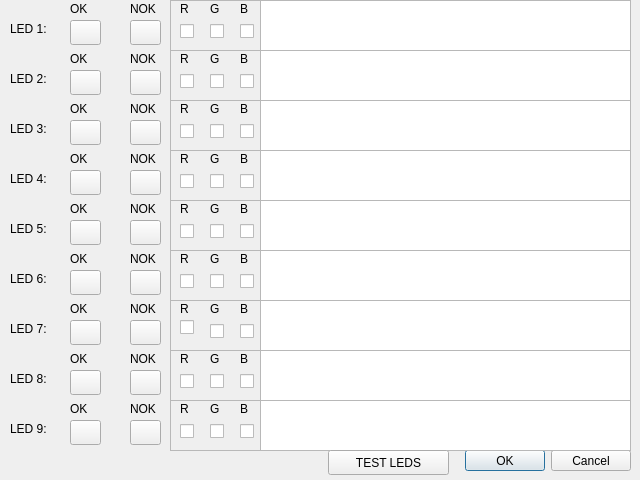
<?xml version="1.0" encoding="UTF-8"?>
<ui version="4.0">
 <class>DialogLED</class>
 <widget class="QDialog" name="DialogLED">
  <property name="geometry">
   <rect>
    <x>0</x>
    <y>0</y>
    <width>640</width>
    <height>480</height>
   </rect>
  </property>
  <property name="windowTitle">
   <string>Dialog</string>
  </property>
  <widget class="QDialogButtonBox" name="buttonBox">
   <property name="geometry">
    <rect>
     <x>450</x>
     <y>450</y>
     <width>181</width>
     <height>21</height>
    </rect>
   </property>
   <property name="orientation">
    <enum>Qt::Horizontal</enum>
   </property>
   <property name="standardButtons">
    <set>QDialogButtonBox::Cancel|QDialogButtonBox::Ok</set>
   </property>
  </widget>
  <widget class="QLabel" name="label_2">
   <property name="geometry">
    <rect>
     <x>10</x>
     <y>20</y>
     <width>51</width>
     <height>17</height>
    </rect>
   </property>
   <property name="text">
    <string>LED 1:</string>
   </property>
  </widget>
  <widget class="QPushButton" name="led1_OK">
   <property name="geometry">
    <rect>
     <x>70</x>
     <y>20</y>
     <width>31</width>
     <height>25</height>
    </rect>
   </property>
   <property name="text">
    <string/>
   </property>
  </widget>
  <widget class="QPushButton" name="led1_NOK">
   <property name="geometry">
    <rect>
     <x>130</x>
     <y>20</y>
     <width>31</width>
     <height>25</height>
    </rect>
   </property>
   <property name="text">
    <string/>
   </property>
  </widget>
  <widget class="QLabel" name="led1_OK_label">
   <property name="geometry">
    <rect>
     <x>70</x>
     <y>0</y>
     <width>21</width>
     <height>17</height>
    </rect>
   </property>
   <property name="text">
    <string>OK</string>
   </property>
  </widget>
  <widget class="QLabel" name="led1_NOK_label">
   <property name="geometry">
    <rect>
     <x>130</x>
     <y>0</y>
     <width>31</width>
     <height>17</height>
    </rect>
   </property>
   <property name="text">
    <string>NOK</string>
   </property>
  </widget>
  <widget class="QLabel" name="led2_OK_label">
   <property name="geometry">
    <rect>
     <x>70</x>
     <y>50</y>
     <width>21</width>
     <height>17</height>
    </rect>
   </property>
   <property name="text">
    <string>OK</string>
   </property>
  </widget>
  <widget class="QPushButton" name="led2_NOK">
   <property name="geometry">
    <rect>
     <x>130</x>
     <y>70</y>
     <width>31</width>
     <height>25</height>
    </rect>
   </property>
   <property name="text">
    <string/>
   </property>
  </widget>
  <widget class="QLabel" name="label_6">
   <property name="geometry">
    <rect>
     <x>10</x>
     <y>70</y>
     <width>51</width>
     <height>17</height>
    </rect>
   </property>
   <property name="text">
    <string>LED 2:</string>
   </property>
  </widget>
  <widget class="QLabel" name="led2_NOK_label">
   <property name="geometry">
    <rect>
     <x>130</x>
     <y>50</y>
     <width>31</width>
     <height>17</height>
    </rect>
   </property>
   <property name="text">
    <string>NOK</string>
   </property>
  </widget>
  <widget class="QPushButton" name="led2_OK">
   <property name="geometry">
    <rect>
     <x>70</x>
     <y>70</y>
     <width>31</width>
     <height>25</height>
    </rect>
   </property>
   <property name="text">
    <string/>
   </property>
  </widget>
  <widget class="QLabel" name="led3_OK_label">
   <property name="geometry">
    <rect>
     <x>70</x>
     <y>100</y>
     <width>21</width>
     <height>17</height>
    </rect>
   </property>
   <property name="text">
    <string>OK</string>
   </property>
  </widget>
  <widget class="QPushButton" name="led3_OK">
   <property name="geometry">
    <rect>
     <x>70</x>
     <y>120</y>
     <width>31</width>
     <height>25</height>
    </rect>
   </property>
   <property name="text">
    <string/>
   </property>
  </widget>
  <widget class="QLabel" name="label_9">
   <property name="geometry">
    <rect>
     <x>10</x>
     <y>120</y>
     <width>51</width>
     <height>17</height>
    </rect>
   </property>
   <property name="text">
    <string>LED 3:</string>
   </property>
  </widget>
  <widget class="QLabel" name="led3_NOK_label">
   <property name="geometry">
    <rect>
     <x>130</x>
     <y>100</y>
     <width>31</width>
     <height>17</height>
    </rect>
   </property>
   <property name="text">
    <string>NOK</string>
   </property>
  </widget>
  <widget class="QPushButton" name="led3_NOK">
   <property name="geometry">
    <rect>
     <x>130</x>
     <y>120</y>
     <width>31</width>
     <height>25</height>
    </rect>
   </property>
   <property name="text">
    <string/>
   </property>
  </widget>
  <widget class="QLabel" name="led4_OK_label">
   <property name="geometry">
    <rect>
     <x>70</x>
     <y>150</y>
     <width>21</width>
     <height>17</height>
    </rect>
   </property>
   <property name="text">
    <string>OK</string>
   </property>
  </widget>
  <widget class="QPushButton" name="led4_OK">
   <property name="geometry">
    <rect>
     <x>70</x>
     <y>170</y>
     <width>31</width>
     <height>25</height>
    </rect>
   </property>
   <property name="text">
    <string/>
   </property>
  </widget>
  <widget class="QLabel" name="label_12">
   <property name="geometry">
    <rect>
     <x>10</x>
     <y>170</y>
     <width>51</width>
     <height>17</height>
    </rect>
   </property>
   <property name="text">
    <string>LED 4:</string>
   </property>
  </widget>
  <widget class="QLabel" name="led4_NOK_label">
   <property name="geometry">
    <rect>
     <x>130</x>
     <y>150</y>
     <width>31</width>
     <height>17</height>
    </rect>
   </property>
   <property name="text">
    <string>NOK</string>
   </property>
  </widget>
  <widget class="QPushButton" name="led4_NOK">
   <property name="geometry">
    <rect>
     <x>130</x>
     <y>170</y>
     <width>31</width>
     <height>25</height>
    </rect>
   </property>
   <property name="text">
    <string/>
   </property>
  </widget>
  <widget class="QLabel" name="led5_OK_label">
   <property name="geometry">
    <rect>
     <x>70</x>
     <y>200</y>
     <width>21</width>
     <height>17</height>
    </rect>
   </property>
   <property name="text">
    <string>OK</string>
   </property>
  </widget>
  <widget class="QPushButton" name="led5_OK">
   <property name="geometry">
    <rect>
     <x>70</x>
     <y>220</y>
     <width>31</width>
     <height>25</height>
    </rect>
   </property>
   <property name="text">
    <string/>
   </property>
  </widget>
  <widget class="QLabel" name="label_15">
   <property name="geometry">
    <rect>
     <x>10</x>
     <y>220</y>
     <width>51</width>
     <height>17</height>
    </rect>
   </property>
   <property name="text">
    <string>LED 5:</string>
   </property>
  </widget>
  <widget class="QLabel" name="led5_NOK_label">
   <property name="geometry">
    <rect>
     <x>130</x>
     <y>200</y>
     <width>31</width>
     <height>17</height>
    </rect>
   </property>
   <property name="text">
    <string>NOK</string>
   </property>
  </widget>
  <widget class="QPushButton" name="led5_NOK">
   <property name="geometry">
    <rect>
     <x>130</x>
     <y>220</y>
     <width>31</width>
     <height>25</height>
    </rect>
   </property>
   <property name="text">
    <string/>
   </property>
  </widget>
  <widget class="QLabel" name="led7_OK_label">
   <property name="geometry">
    <rect>
     <x>70</x>
     <y>300</y>
     <width>21</width>
     <height>17</height>
    </rect>
   </property>
   <property name="text">
    <string>OK</string>
   </property>
  </widget>
  <widget class="QPushButton" name="led7_OK">
   <property name="geometry">
    <rect>
     <x>70</x>
     <y>320</y>
     <width>31</width>
     <height>25</height>
    </rect>
   </property>
   <property name="text">
    <string/>
   </property>
  </widget>
  <widget class="QLabel" name="label_18">
   <property name="geometry">
    <rect>
     <x>10</x>
     <y>320</y>
     <width>51</width>
     <height>17</height>
    </rect>
   </property>
   <property name="text">
    <string>LED 7:</string>
   </property>
  </widget>
  <widget class="QLabel" name="led7_NOK_label">
   <property name="geometry">
    <rect>
     <x>130</x>
     <y>300</y>
     <width>31</width>
     <height>17</height>
    </rect>
   </property>
   <property name="text">
    <string>NOK</string>
   </property>
  </widget>
  <widget class="QPushButton" name="led7_NOK">
   <property name="geometry">
    <rect>
     <x>130</x>
     <y>320</y>
     <width>31</width>
     <height>25</height>
    </rect>
   </property>
   <property name="text">
    <string/>
   </property>
  </widget>
  <widget class="QLabel" name="led8_OK_label">
   <property name="geometry">
    <rect>
     <x>70</x>
     <y>350</y>
     <width>21</width>
     <height>17</height>
    </rect>
   </property>
   <property name="text">
    <string>OK</string>
   </property>
  </widget>
  <widget class="QPushButton" name="led8_OK">
   <property name="geometry">
    <rect>
     <x>70</x>
     <y>370</y>
     <width>31</width>
     <height>25</height>
    </rect>
   </property>
   <property name="text">
    <string/>
   </property>
  </widget>
  <widget class="QLabel" name="label_21">
   <property name="geometry">
    <rect>
     <x>10</x>
     <y>370</y>
     <width>51</width>
     <height>17</height>
    </rect>
   </property>
   <property name="text">
    <string>LED 8:</string>
   </property>
  </widget>
  <widget class="QLabel" name="led8_NOK_label">
   <property name="geometry">
    <rect>
     <x>130</x>
     <y>350</y>
     <width>31</width>
     <height>17</height>
    </rect>
   </property>
   <property name="text">
    <string>NOK</string>
   </property>
  </widget>
  <widget class="QPushButton" name="led8_NOK">
   <property name="geometry">
    <rect>
     <x>130</x>
     <y>370</y>
     <width>31</width>
     <height>25</height>
    </rect>
   </property>
   <property name="text">
    <string/>
   </property>
  </widget>
  <widget class="QPushButton" name="led9_OK">
   <property name="geometry">
    <rect>
     <x>70</x>
     <y>420</y>
     <width>31</width>
     <height>25</height>
    </rect>
   </property>
   <property name="text">
    <string/>
   </property>
  </widget>
  <widget class="QLabel" name="led9_NOK_label">
   <property name="geometry">
    <rect>
     <x>130</x>
     <y>400</y>
     <width>31</width>
     <height>17</height>
    </rect>
   </property>
   <property name="text">
    <string>NOK</string>
   </property>
  </widget>
  <widget class="QPushButton" name="led9_NOK">
   <property name="geometry">
    <rect>
     <x>130</x>
     <y>420</y>
     <width>31</width>
     <height>25</height>
    </rect>
   </property>
   <property name="text">
    <string/>
   </property>
  </widget>
  <widget class="QLabel" name="label_24">
   <property name="geometry">
    <rect>
     <x>10</x>
     <y>420</y>
     <width>51</width>
     <height>17</height>
    </rect>
   </property>
   <property name="text">
    <string>LED 9:</string>
   </property>
  </widget>
  <widget class="QLabel" name="led9_OK_label">
   <property name="geometry">
    <rect>
     <x>70</x>
     <y>400</y>
     <width>21</width>
     <height>17</height>
    </rect>
   </property>
   <property name="text">
    <string>OK</string>
   </property>
  </widget>
  <widget class="QLabel" name="label_16">
   <property name="geometry">
    <rect>
     <x>10</x>
     <y>270</y>
     <width>51</width>
     <height>17</height>
    </rect>
   </property>
   <property name="text">
    <string>LED 6:</string>
   </property>
  </widget>
  <widget class="QPushButton" name="led6_NOK">
   <property name="geometry">
    <rect>
     <x>130</x>
     <y>270</y>
     <width>31</width>
     <height>25</height>
    </rect>
   </property>
   <property name="text">
    <string/>
   </property>
  </widget>
  <widget class="QPushButton" name="led6_OK">
   <property name="geometry">
    <rect>
     <x>70</x>
     <y>270</y>
     <width>31</width>
     <height>25</height>
    </rect>
   </property>
   <property name="text">
    <string/>
   </property>
  </widget>
  <widget class="QLabel" name="led6_OK_label">
   <property name="geometry">
    <rect>
     <x>70</x>
     <y>250</y>
     <width>21</width>
     <height>17</height>
    </rect>
   </property>
   <property name="text">
    <string>OK</string>
   </property>
  </widget>
  <widget class="QLabel" name="led6_NOK_label">
   <property name="geometry">
    <rect>
     <x>130</x>
     <y>250</y>
     <width>31</width>
     <height>17</height>
    </rect>
   </property>
   <property name="text">
    <string>NOK</string>
   </property>
  </widget>
  <widget class="QFrame" name="led1_NOK_frame">
   <property name="geometry">
    <rect>
     <x>170</x>
     <y>0</y>
     <width>461</width>
     <height>51</height>
    </rect>
   </property>
   <property name="frameShape">
    <enum>QFrame::StyledPanel</enum>
   </property>
   <property name="frameShadow">
    <enum>QFrame::Raised</enum>
   </property>
   <widget class="QCheckBox" name="led1_check_B">
    <property name="geometry">
     <rect>
      <x>70</x>
      <y>20</y>
      <width>16</width>
      <height>23</height>
     </rect>
    </property>
    <property name="text">
     <string/>
    </property>
   </widget>
   <widget class="QLabel" name="label_3">
    <property name="geometry">
     <rect>
      <x>40</x>
      <y>0</y>
      <width>16</width>
      <height>17</height>
     </rect>
    </property>
    <property name="text">
     <string>G</string>
    </property>
   </widget>
   <widget class="QCheckBox" name="led1_check_R">
    <property name="geometry">
     <rect>
      <x>10</x>
      <y>20</y>
      <width>16</width>
      <height>23</height>
     </rect>
    </property>
    <property name="text">
     <string/>
    </property>
   </widget>
   <widget class="QCheckBox" name="led1_check_G">
    <property name="geometry">
     <rect>
      <x>40</x>
      <y>20</y>
      <width>16</width>
      <height>23</height>
     </rect>
    </property>
    <property name="text">
     <string/>
    </property>
   </widget>
   <widget class="QLabel" name="led1_label_R">
    <property name="geometry">
     <rect>
      <x>10</x>
      <y>0</y>
      <width>16</width>
      <height>17</height>
     </rect>
    </property>
    <property name="text">
     <string>R</string>
    </property>
   </widget>
   <widget class="QLabel" name="label_4">
    <property name="geometry">
     <rect>
      <x>70</x>
      <y>0</y>
      <width>16</width>
      <height>17</height>
     </rect>
    </property>
    <property name="text">
     <string>B</string>
    </property>
   </widget>
   <widget class="QTextEdit" name="led1_NOK_text">
    <property name="geometry">
     <rect>
      <x>90</x>
      <y>0</y>
      <width>371</width>
      <height>51</height>
     </rect>
    </property>
   </widget>
  </widget>
  <widget class="QFrame" name="led2_NOK_frame">
   <property name="geometry">
    <rect>
     <x>170</x>
     <y>50</y>
     <width>461</width>
     <height>51</height>
    </rect>
   </property>
   <property name="frameShape">
    <enum>QFrame::StyledPanel</enum>
   </property>
   <property name="frameShadow">
    <enum>QFrame::Raised</enum>
   </property>
   <widget class="QCheckBox" name="led2_check_B">
    <property name="geometry">
     <rect>
      <x>70</x>
      <y>20</y>
      <width>16</width>
      <height>23</height>
     </rect>
    </property>
    <property name="text">
     <string/>
    </property>
   </widget>
   <widget class="QLabel" name="label_5">
    <property name="geometry">
     <rect>
      <x>40</x>
      <y>0</y>
      <width>16</width>
      <height>17</height>
     </rect>
    </property>
    <property name="text">
     <string>G</string>
    </property>
   </widget>
   <widget class="QCheckBox" name="led2_check_R">
    <property name="geometry">
     <rect>
      <x>10</x>
      <y>20</y>
      <width>16</width>
      <height>23</height>
     </rect>
    </property>
    <property name="text">
     <string/>
    </property>
   </widget>
   <widget class="QCheckBox" name="led2_check_G">
    <property name="geometry">
     <rect>
      <x>40</x>
      <y>20</y>
      <width>16</width>
      <height>23</height>
     </rect>
    </property>
    <property name="text">
     <string/>
    </property>
   </widget>
   <widget class="QLabel" name="led1_label_R_2">
    <property name="geometry">
     <rect>
      <x>10</x>
      <y>0</y>
      <width>16</width>
      <height>17</height>
     </rect>
    </property>
    <property name="text">
     <string>R</string>
    </property>
   </widget>
   <widget class="QLabel" name="label_7">
    <property name="geometry">
     <rect>
      <x>70</x>
      <y>0</y>
      <width>16</width>
      <height>17</height>
     </rect>
    </property>
    <property name="text">
     <string>B</string>
    </property>
   </widget>
   <widget class="QTextEdit" name="led2_NOK_text">
    <property name="geometry">
     <rect>
      <x>90</x>
      <y>0</y>
      <width>371</width>
      <height>51</height>
     </rect>
    </property>
   </widget>
  </widget>
  <widget class="QFrame" name="led3_NOK_frame">
   <property name="geometry">
    <rect>
     <x>170</x>
     <y>100</y>
     <width>461</width>
     <height>51</height>
    </rect>
   </property>
   <property name="frameShape">
    <enum>QFrame::StyledPanel</enum>
   </property>
   <property name="frameShadow">
    <enum>QFrame::Raised</enum>
   </property>
   <widget class="QCheckBox" name="led3_check_B">
    <property name="geometry">
     <rect>
      <x>70</x>
      <y>20</y>
      <width>16</width>
      <height>23</height>
     </rect>
    </property>
    <property name="text">
     <string/>
    </property>
   </widget>
   <widget class="QLabel" name="label_8">
    <property name="geometry">
     <rect>
      <x>40</x>
      <y>0</y>
      <width>16</width>
      <height>17</height>
     </rect>
    </property>
    <property name="text">
     <string>G</string>
    </property>
   </widget>
   <widget class="QCheckBox" name="led3_check_R">
    <property name="geometry">
     <rect>
      <x>10</x>
      <y>20</y>
      <width>16</width>
      <height>23</height>
     </rect>
    </property>
    <property name="text">
     <string/>
    </property>
   </widget>
   <widget class="QCheckBox" name="led3_check_G">
    <property name="geometry">
     <rect>
      <x>40</x>
      <y>20</y>
      <width>16</width>
      <height>23</height>
     </rect>
    </property>
    <property name="text">
     <string/>
    </property>
   </widget>
   <widget class="QLabel" name="led1_label_R_3">
    <property name="geometry">
     <rect>
      <x>10</x>
      <y>0</y>
      <width>16</width>
      <height>17</height>
     </rect>
    </property>
    <property name="text">
     <string>R</string>
    </property>
   </widget>
   <widget class="QLabel" name="label_10">
    <property name="geometry">
     <rect>
      <x>70</x>
      <y>0</y>
      <width>16</width>
      <height>17</height>
     </rect>
    </property>
    <property name="text">
     <string>B</string>
    </property>
   </widget>
   <widget class="QTextEdit" name="led3_NOK_text">
    <property name="geometry">
     <rect>
      <x>90</x>
      <y>0</y>
      <width>371</width>
      <height>51</height>
     </rect>
    </property>
   </widget>
  </widget>
  <widget class="QFrame" name="led4_NOK_frame">
   <property name="geometry">
    <rect>
     <x>170</x>
     <y>150</y>
     <width>461</width>
     <height>51</height>
    </rect>
   </property>
   <property name="frameShape">
    <enum>QFrame::StyledPanel</enum>
   </property>
   <property name="frameShadow">
    <enum>QFrame::Raised</enum>
   </property>
   <widget class="QCheckBox" name="led4_check_B">
    <property name="geometry">
     <rect>
      <x>70</x>
      <y>20</y>
      <width>16</width>
      <height>23</height>
     </rect>
    </property>
    <property name="text">
     <string/>
    </property>
   </widget>
   <widget class="QLabel" name="label_11">
    <property name="geometry">
     <rect>
      <x>40</x>
      <y>0</y>
      <width>16</width>
      <height>17</height>
     </rect>
    </property>
    <property name="text">
     <string>G</string>
    </property>
   </widget>
   <widget class="QCheckBox" name="led4_check_R">
    <property name="geometry">
     <rect>
      <x>10</x>
      <y>20</y>
      <width>16</width>
      <height>23</height>
     </rect>
    </property>
    <property name="text">
     <string/>
    </property>
   </widget>
   <widget class="QCheckBox" name="led4_check_G">
    <property name="geometry">
     <rect>
      <x>40</x>
      <y>20</y>
      <width>16</width>
      <height>23</height>
     </rect>
    </property>
    <property name="text">
     <string/>
    </property>
   </widget>
   <widget class="QLabel" name="led1_label_R_4">
    <property name="geometry">
     <rect>
      <x>10</x>
      <y>0</y>
      <width>16</width>
      <height>17</height>
     </rect>
    </property>
    <property name="text">
     <string>R</string>
    </property>
   </widget>
   <widget class="QLabel" name="label_13">
    <property name="geometry">
     <rect>
      <x>70</x>
      <y>0</y>
      <width>16</width>
      <height>17</height>
     </rect>
    </property>
    <property name="text">
     <string>B</string>
    </property>
   </widget>
   <widget class="QTextEdit" name="led4_NOK_text">
    <property name="geometry">
     <rect>
      <x>90</x>
      <y>0</y>
      <width>371</width>
      <height>51</height>
     </rect>
    </property>
   </widget>
  </widget>
  <widget class="QFrame" name="led5_NOK_frame">
   <property name="geometry">
    <rect>
     <x>170</x>
     <y>200</y>
     <width>461</width>
     <height>51</height>
    </rect>
   </property>
   <property name="frameShape">
    <enum>QFrame::StyledPanel</enum>
   </property>
   <property name="frameShadow">
    <enum>QFrame::Raised</enum>
   </property>
   <widget class="QCheckBox" name="led5_check_B">
    <property name="geometry">
     <rect>
      <x>70</x>
      <y>20</y>
      <width>16</width>
      <height>23</height>
     </rect>
    </property>
    <property name="text">
     <string/>
    </property>
   </widget>
   <widget class="QLabel" name="label_14">
    <property name="geometry">
     <rect>
      <x>40</x>
      <y>0</y>
      <width>16</width>
      <height>17</height>
     </rect>
    </property>
    <property name="text">
     <string>G</string>
    </property>
   </widget>
   <widget class="QCheckBox" name="led5_check_R">
    <property name="geometry">
     <rect>
      <x>10</x>
      <y>20</y>
      <width>16</width>
      <height>23</height>
     </rect>
    </property>
    <property name="text">
     <string/>
    </property>
   </widget>
   <widget class="QCheckBox" name="led5_check_G">
    <property name="geometry">
     <rect>
      <x>40</x>
      <y>20</y>
      <width>16</width>
      <height>23</height>
     </rect>
    </property>
    <property name="text">
     <string/>
    </property>
   </widget>
   <widget class="QLabel" name="led1_label_R_5">
    <property name="geometry">
     <rect>
      <x>10</x>
      <y>0</y>
      <width>16</width>
      <height>17</height>
     </rect>
    </property>
    <property name="text">
     <string>R</string>
    </property>
   </widget>
   <widget class="QLabel" name="label_17">
    <property name="geometry">
     <rect>
      <x>70</x>
      <y>0</y>
      <width>16</width>
      <height>17</height>
     </rect>
    </property>
    <property name="text">
     <string>B</string>
    </property>
   </widget>
   <widget class="QTextEdit" name="led5_NOK_text">
    <property name="geometry">
     <rect>
      <x>90</x>
      <y>0</y>
      <width>371</width>
      <height>51</height>
     </rect>
    </property>
   </widget>
  </widget>
  <widget class="QFrame" name="led6_NOK_frame">
   <property name="geometry">
    <rect>
     <x>170</x>
     <y>250</y>
     <width>461</width>
     <height>51</height>
    </rect>
   </property>
   <property name="frameShape">
    <enum>QFrame::StyledPanel</enum>
   </property>
   <property name="frameShadow">
    <enum>QFrame::Raised</enum>
   </property>
   <widget class="QCheckBox" name="led6_check_B">
    <property name="geometry">
     <rect>
      <x>70</x>
      <y>20</y>
      <width>16</width>
      <height>23</height>
     </rect>
    </property>
    <property name="text">
     <string/>
    </property>
   </widget>
   <widget class="QLabel" name="label_19">
    <property name="geometry">
     <rect>
      <x>40</x>
      <y>0</y>
      <width>16</width>
      <height>17</height>
     </rect>
    </property>
    <property name="text">
     <string>G</string>
    </property>
   </widget>
   <widget class="QCheckBox" name="led6_check_R">
    <property name="geometry">
     <rect>
      <x>10</x>
      <y>20</y>
      <width>16</width>
      <height>23</height>
     </rect>
    </property>
    <property name="text">
     <string/>
    </property>
   </widget>
   <widget class="QCheckBox" name="led6_check_G">
    <property name="geometry">
     <rect>
      <x>40</x>
      <y>20</y>
      <width>16</width>
      <height>23</height>
     </rect>
    </property>
    <property name="text">
     <string/>
    </property>
   </widget>
   <widget class="QLabel" name="led1_label_R_6">
    <property name="geometry">
     <rect>
      <x>10</x>
      <y>0</y>
      <width>16</width>
      <height>17</height>
     </rect>
    </property>
    <property name="text">
     <string>R</string>
    </property>
   </widget>
   <widget class="QLabel" name="label_20">
    <property name="geometry">
     <rect>
      <x>70</x>
      <y>0</y>
      <width>16</width>
      <height>17</height>
     </rect>
    </property>
    <property name="text">
     <string>B</string>
    </property>
   </widget>
   <widget class="QTextEdit" name="led6_NOK_text">
    <property name="geometry">
     <rect>
      <x>90</x>
      <y>0</y>
      <width>371</width>
      <height>51</height>
     </rect>
    </property>
   </widget>
  </widget>
  <widget class="QFrame" name="led7_NOK_frame">
   <property name="geometry">
    <rect>
     <x>170</x>
     <y>300</y>
     <width>461</width>
     <height>51</height>
    </rect>
   </property>
   <property name="frameShape">
    <enum>QFrame::StyledPanel</enum>
   </property>
   <property name="frameShadow">
    <enum>QFrame::Raised</enum>
   </property>
   <widget class="QCheckBox" name="led7_check_B">
    <property name="geometry">
     <rect>
      <x>70</x>
      <y>20</y>
      <width>16</width>
      <height>23</height>
     </rect>
    </property>
    <property name="text">
     <string/>
    </property>
   </widget>
   <widget class="QLabel" name="label_22">
    <property name="geometry">
     <rect>
      <x>40</x>
      <y>0</y>
      <width>16</width>
      <height>17</height>
     </rect>
    </property>
    <property name="text">
     <string>G</string>
    </property>
   </widget>
   <widget class="QCheckBox" name="led7_check_R">
    <property name="geometry">
     <rect>
      <x>10</x>
      <y>20</y>
      <width>14</width>
      <height>15</height>
     </rect>
    </property>
    <property name="text">
     <string/>
    </property>
   </widget>
   <widget class="QCheckBox" name="led7_check_G">
    <property name="geometry">
     <rect>
      <x>40</x>
      <y>20</y>
      <width>16</width>
      <height>23</height>
     </rect>
    </property>
    <property name="text">
     <string/>
    </property>
   </widget>
   <widget class="QLabel" name="led1_label_R_7">
    <property name="geometry">
     <rect>
      <x>10</x>
      <y>0</y>
      <width>16</width>
      <height>17</height>
     </rect>
    </property>
    <property name="text">
     <string>R</string>
    </property>
   </widget>
   <widget class="QLabel" name="label_23">
    <property name="geometry">
     <rect>
      <x>70</x>
      <y>0</y>
      <width>16</width>
      <height>17</height>
     </rect>
    </property>
    <property name="text">
     <string>B</string>
    </property>
   </widget>
   <widget class="QTextEdit" name="led7_NOK_text">
    <property name="geometry">
     <rect>
      <x>90</x>
      <y>0</y>
      <width>371</width>
      <height>51</height>
     </rect>
    </property>
   </widget>
  </widget>
  <widget class="QFrame" name="led8_NOK_frame">
   <property name="geometry">
    <rect>
     <x>170</x>
     <y>350</y>
     <width>461</width>
     <height>51</height>
    </rect>
   </property>
   <property name="frameShape">
    <enum>QFrame::StyledPanel</enum>
   </property>
   <property name="frameShadow">
    <enum>QFrame::Raised</enum>
   </property>
   <widget class="QCheckBox" name="led8_check_B">
    <property name="geometry">
     <rect>
      <x>70</x>
      <y>20</y>
      <width>16</width>
      <height>23</height>
     </rect>
    </property>
    <property name="text">
     <string/>
    </property>
   </widget>
   <widget class="QLabel" name="label_25">
    <property name="geometry">
     <rect>
      <x>40</x>
      <y>0</y>
      <width>16</width>
      <height>17</height>
     </rect>
    </property>
    <property name="text">
     <string>G</string>
    </property>
   </widget>
   <widget class="QCheckBox" name="led8_check_R">
    <property name="geometry">
     <rect>
      <x>10</x>
      <y>20</y>
      <width>16</width>
      <height>23</height>
     </rect>
    </property>
    <property name="text">
     <string/>
    </property>
   </widget>
   <widget class="QCheckBox" name="led8_check_G">
    <property name="geometry">
     <rect>
      <x>40</x>
      <y>20</y>
      <width>16</width>
      <height>23</height>
     </rect>
    </property>
    <property name="text">
     <string/>
    </property>
   </widget>
   <widget class="QLabel" name="led1_label_R_8">
    <property name="geometry">
     <rect>
      <x>10</x>
      <y>0</y>
      <width>16</width>
      <height>17</height>
     </rect>
    </property>
    <property name="text">
     <string>R</string>
    </property>
   </widget>
   <widget class="QLabel" name="label_26">
    <property name="geometry">
     <rect>
      <x>70</x>
      <y>0</y>
      <width>16</width>
      <height>17</height>
     </rect>
    </property>
    <property name="text">
     <string>B</string>
    </property>
   </widget>
   <widget class="QTextEdit" name="led8_NOK_text">
    <property name="geometry">
     <rect>
      <x>90</x>
      <y>0</y>
      <width>371</width>
      <height>51</height>
     </rect>
    </property>
   </widget>
  </widget>
  <widget class="QFrame" name="led9_NOK_frame">
   <property name="geometry">
    <rect>
     <x>170</x>
     <y>400</y>
     <width>461</width>
     <height>51</height>
    </rect>
   </property>
   <property name="frameShape">
    <enum>QFrame::StyledPanel</enum>
   </property>
   <property name="frameShadow">
    <enum>QFrame::Raised</enum>
   </property>
   <widget class="QCheckBox" name="led9_check_B">
    <property name="geometry">
     <rect>
      <x>70</x>
      <y>20</y>
      <width>16</width>
      <height>23</height>
     </rect>
    </property>
    <property name="text">
     <string/>
    </property>
   </widget>
   <widget class="QLabel" name="label_27">
    <property name="geometry">
     <rect>
      <x>40</x>
      <y>0</y>
      <width>16</width>
      <height>17</height>
     </rect>
    </property>
    <property name="text">
     <string>G</string>
    </property>
   </widget>
   <widget class="QCheckBox" name="led9_check_R">
    <property name="geometry">
     <rect>
      <x>10</x>
      <y>20</y>
      <width>16</width>
      <height>23</height>
     </rect>
    </property>
    <property name="text">
     <string/>
    </property>
   </widget>
   <widget class="QCheckBox" name="led9_check_G">
    <property name="geometry">
     <rect>
      <x>40</x>
      <y>20</y>
      <width>16</width>
      <height>23</height>
     </rect>
    </property>
    <property name="text">
     <string/>
    </property>
   </widget>
   <widget class="QLabel" name="led1_label_R_9">
    <property name="geometry">
     <rect>
      <x>10</x>
      <y>0</y>
      <width>16</width>
      <height>17</height>
     </rect>
    </property>
    <property name="text">
     <string>R</string>
    </property>
   </widget>
   <widget class="QLabel" name="label_28">
    <property name="geometry">
     <rect>
      <x>70</x>
      <y>0</y>
      <width>16</width>
      <height>17</height>
     </rect>
    </property>
    <property name="text">
     <string>B</string>
    </property>
   </widget>
   <widget class="QTextEdit" name="led9_NOK_text">
    <property name="geometry">
     <rect>
      <x>90</x>
      <y>0</y>
      <width>371</width>
      <height>51</height>
     </rect>
    </property>
   </widget>
  </widget>
  <widget class="QPushButton" name="pushButton">
   <property name="geometry">
    <rect>
     <x>328</x>
     <y>450</y>
     <width>121</width>
     <height>25</height>
    </rect>
   </property>
   <property name="text">
    <string>TEST LEDS</string>
   </property>
  </widget>
 </widget>
 <resources/>
 <connections>
  <connection>
   <sender>buttonBox</sender>
   <signal>accepted()</signal>
   <receiver>DialogLED</receiver>
   <slot>accept()</slot>
   <hints>
    <hint type="sourcelabel">
     <x>248</x>
     <y>254</y>
    </hint>
    <hint type="destinationlabel">
     <x>157</x>
     <y>274</y>
    </hint>
   </hints>
  </connection>
  <connection>
   <sender>buttonBox</sender>
   <signal>rejected()</signal>
   <receiver>DialogLED</receiver>
   <slot>reject()</slot>
   <hints>
    <hint type="sourcelabel">
     <x>316</x>
     <y>260</y>
    </hint>
    <hint type="destinationlabel">
     <x>286</x>
     <y>274</y>
    </hint>
   </hints>
  </connection>
 </connections>
</ui>
